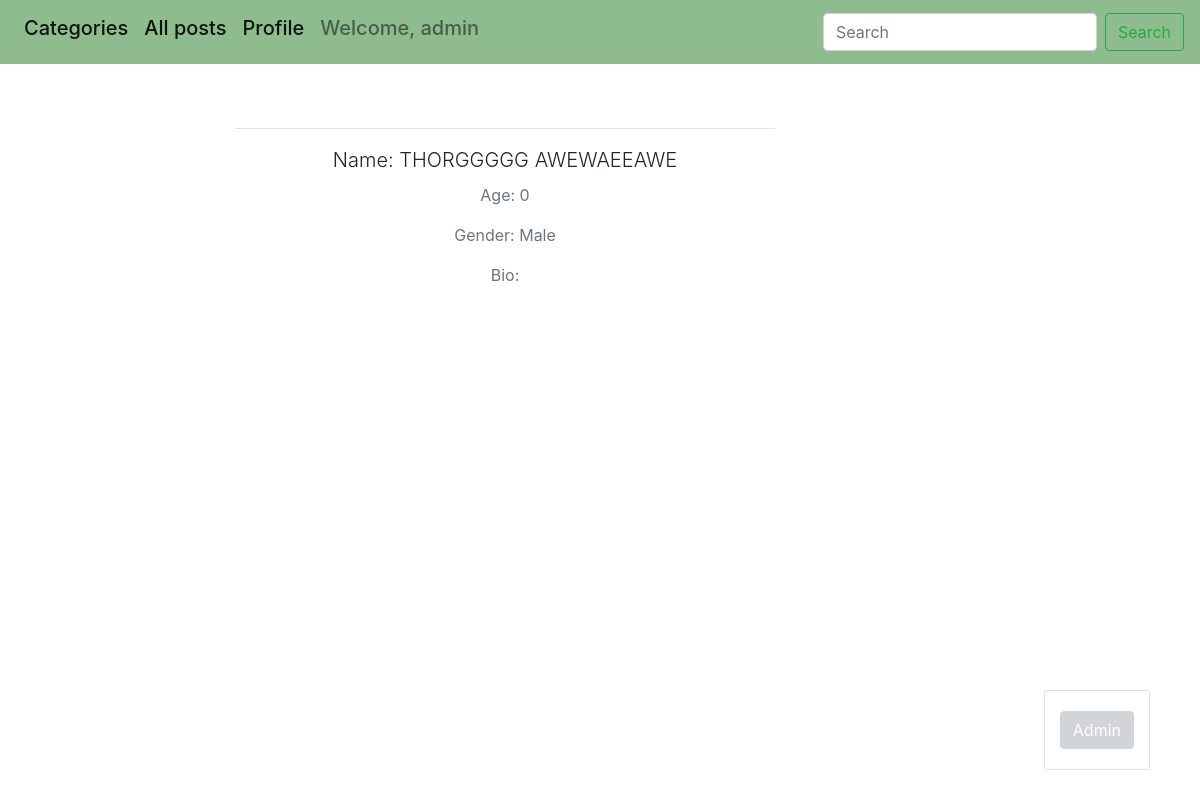
Screenshot of /profile/2/detail/ (signed in) with the database file from the repository.
### users/models.py (models this page shows, shortened)
class User(AbstractUser):
    name = models.CharField(verbose_name="Name of User", blank=True, max_length=255)

class Profile(models.Model):
    user = models.OneToOneField(User, on_delete=models.CASCADE)
    first_name = models.CharField(max_length=25, default="nogi")
    last_name = models.CharField(max_length=25, default="kak u gogi")
    age = models.IntegerField(default=0)
    gender = models.CharField(max_length=10, default=1, choices=GENDER_CHOICES)
    bio = models.TextField(max_length=500, blank=True)
    location = models.CharField(max_length=30, blank=True)
    birth_date = models.DateField(null=True, blank=True)
    objects = ProfileManager()

### users/views.py (the view)
# urls.py: path('<int:id>/detail/', ProfileDetailView.as_view(), name='profiles-detail'),
class ProfileDetailView(DetailView):
    queryset = Profile.objects.all()
    context_object_name = 'profile'
    template_name = 'profile_detail.html'
    def get_object(self, *args, **kwargs):
        return get_object_or_404(Profile, pk=self.kwargs.get('id'))
    def get_context_data(self, *args, **kwargs):
        context = super(ProfileDetailView, self).get_context_data(*args, **kwargs)
        context['title'] = self.get_object().first_name
        return context

### users/templates/profile_detail.html (shortened to what this page needs)
{% extends "base.html" %}
{% load static %}
{% block content %}
    <div class="profiles-detail">
        <hr>
        <div class="profile-detail-inner d-detail-grid">
            <div class="text-center">
                <p class="lead mb-2">Name: {{profile.first_name}} {{ profile.last_name }}</p>
                <p class="text-muted">Age: {{ profile.age }}</p>
                <p class="text-muted">Gender: {{ profile.gender }}</p>
                <p class="text-muted">Bio: {{ profile.bio }}</p>
            </div>
        </div>
    </div>
{% endblock content %}

### templates/base.html (shortened to what this page needs)
{% load static %}
<!DOCTYPE html>
<html lang="en">
<head>
    <link rel="stylesheet" href="https://stackpath.bootstrapcdn.com/bootstrap/4.4.1/css/bootstrap.min.css"
>
    <link rel="stylesheet" href="{% static 'css/styles.css' %}">
</head>
<body>
<nav class="navbar navbar-expand-lg navbar-light" style="background-color: darkseagreen">
    <div class="collapse navbar-collapse" id="navbarSupportedContent">
        <ul class="navbar-nav mr-auto">
            <h5 class="nav-item active">
                <a class="nav-link" href="{% url 'categories_list_url' %}">Categories</a>
            </h5>
            <h5 class="nav-item active">
                <a class="nav-link" href="{% url 'posts_list_url' %}">All posts</a>
            </h5>
            {% if user.is_authenticated %}
                <h5 class="nav-item active">
                    <a class="nav-link" href="{% url 'index' %}{{ user.id }}/detail">Profile</a>
                </h5>
            {% else %}
                <h5 class="nav-item">
                    <a class="nav-link" href="{% url 'index' %}">Log in</a>
                </h5>
            {% endif %}
            <h5 class="nav-item">
                <a class="nav-link" href="">Welcome, {{ user.username }}</a>
            </h5>
        </ul>
        <form class="form-inline my-2 my-lg-0" action="{% url 'posts_list_url' %}">
            <input class="form-control mr-sm-2" type="search" placeholder="Search" aria-label="Search" name="search">
            <button class="btn btn-outline-success my-2 my-sm-0" type="submit">Search</button>
        </form>
    </div>
</nav>
<div class="container mt-5">
    <div class="row">
        <div class="col-6 offset-md-2">
            {% block content %}
            {% endblock %}
        </div>
    </div>
</div>
{% if request.user.is_authenticated and request.user.is_staff %}
    <div class="admin-panel align-items-center">
        <a href="/admin" class="btn btn-secondary">Admin</a>
    </div>
{% endif %}
</body>
</html>

### static/css/styles.css (style rules this page uses)
.admin-panel { border: 1px solid #999; border-radius: 2px ; position: fixed; right: 50px; bottom: 30px; opacity: 0.3; padding: 15px; }
.admin-panel a { display: block; margin: 5px 0; }

### rows the page displays
User: username "admin"
Profile: first_name "THORGGGGG", last_name "AWEWAEEAWE", age "0", gender "Male"
